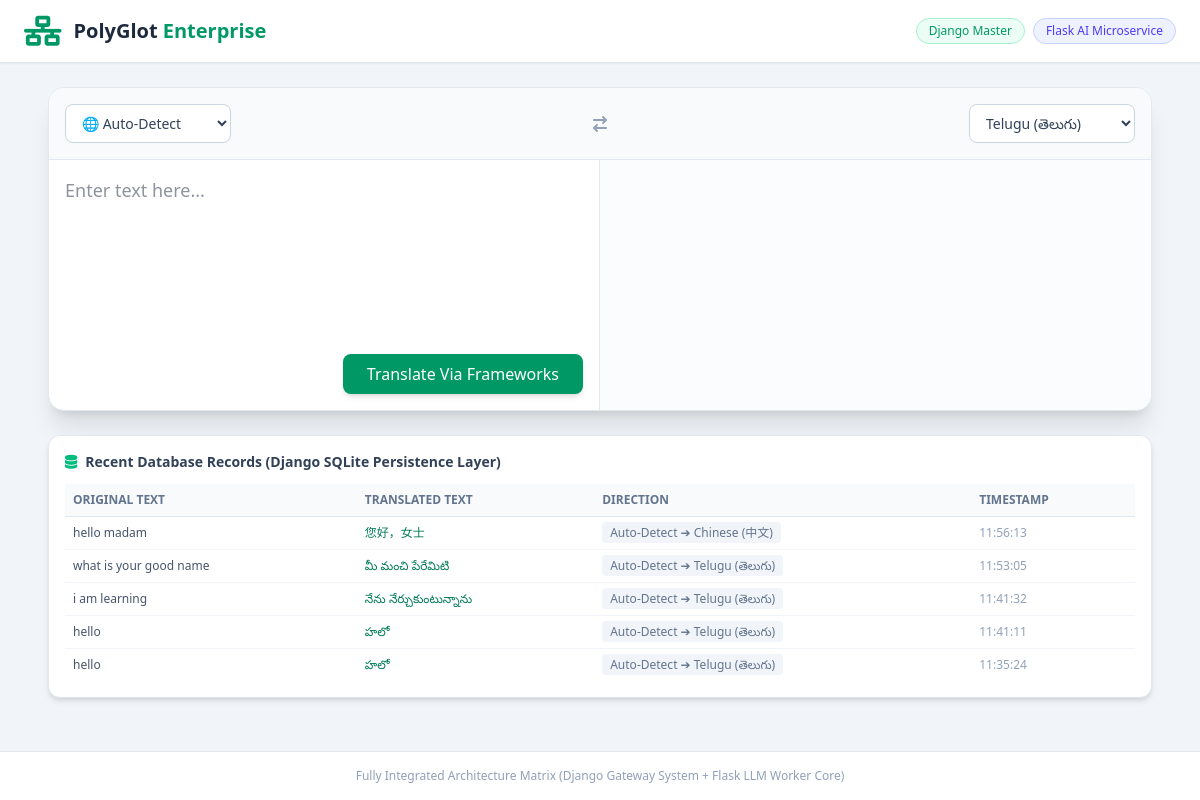
Before: / with the older database file.
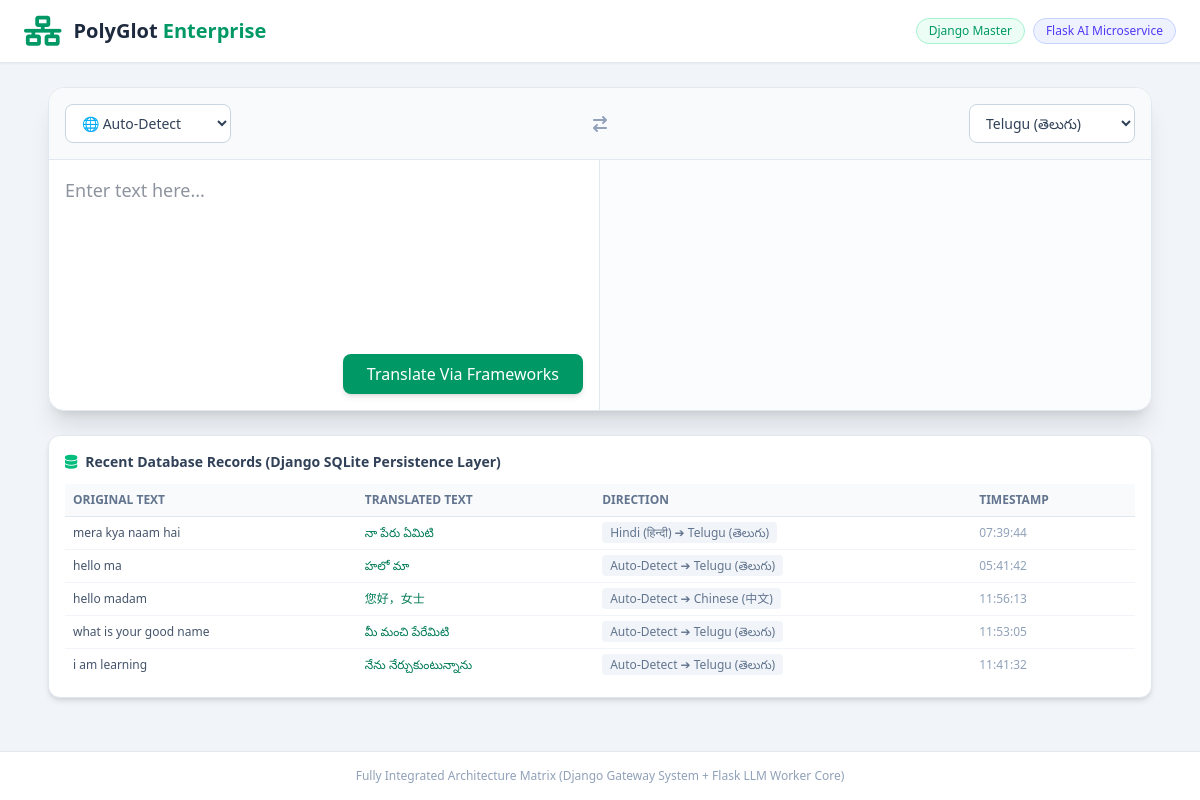
After: the same page with the newer database file.
### translator/models.py (models this page shows, shortened)
class TranslationHistory(models.Model):
    original_text = models.TextField()
    translated_text = models.TextField()
    source_language = models.CharField(max_length=50)
    target_language = models.CharField(max_length=50)
    created_at = models.DateTimeField(auto_now_add=True)

### translator/views.py (the view)
# urls.py: path('', views.home, name='home'),
def home(request):
    languages = [
        {'code': 'en', 'name': 'English'},
        {'code': 'te', 'name': 'Telugu (తెలుగు)'},
        {'code': 'hi', 'name': 'Hindi (हिन्दी)'},
        {'code': 'es', 'name': 'Spanish (Español)'},
        {'code': 'fr', 'name': 'French (Français)'},
        {'code': 'de', 'name': 'German (Deutsch)'},
        {'code': 'ja', 'name': 'Japanese (日本語)'},
        {'code': 'zh', 'name': 'Chinese (中文)'},
        {'code': 'ar', 'name': 'Arabic (العربية)'}
    ]
    history = TranslationHistory.objects.all().order_by('-created_at')[:5]
    return render(request, 'translator/index.html', {'languages': languages, 'history': history})

### translator/templates/translator/index.html (shortened to what this page needs)
<!DOCTYPE html>
<html lang="en">
<head>
    <script src="https://cdn.jsdelivr.net/npm/@tailwindcss/browser@4"></script>
    <link rel="stylesheet" href="https://cdnjs.cloudflare.com/ajax/libs/font-awesome/6.4.0/css/all.min.css">
</head>
<body class="bg-slate-100 min-h-screen flex flex-col justify-between font-sans">
    <header class="bg-white shadow-xs border-b border-slate-200 py-4 px-6">
        <div class="max-w-6xl mx-auto flex items-center justify-between">
            <div class="flex items-center space-x-3">
                <i class="fa-solid fa-network-wired text-emerald-600 text-3xl"></i>
                <h1 class="text-xl font-bold text-slate-800">PolyGlot <span class="text-emerald-600">Enterprise</span></h1>
            </div>
            <div class="flex space-x-2">
                <span class="text-xs bg-emerald-50 text-emerald-600 px-3 py-1 rounded-full font-medium border border-emerald-200">Django Master</span>
                <span class="text-xs bg-indigo-50 text-indigo-600 px-3 py-1 rounded-full font-medium border border-indigo-200">Flask AI Microservice</span>
            </div>
        </div>
    </header>
    <main class="flex-grow max-w-6xl w-full mx-auto p-4 md:p-6 space-y-6">
        <div class="bg-white rounded-2xl shadow-xl border border-slate-200 overflow-hidden">
            <div class="bg-slate-50 border-b border-slate-200 p-4 flex justify-between items-center">
                <select id="sourceLang" class="bg-white border border-slate-300 rounded-lg px-3 py-2 text-sm text-slate-700">
                    <option value="Auto-Detect">🌐 Auto-Detect</option>
                </select>
                <i class="fa-solid fa-arrow-right-arrow-left text-slate-400"></i>
                <select id="targetLang" class="bg-white border border-slate-300 rounded-lg px-3 py-2 text-sm text-slate-700">
                    {% for lang in languages %}
                    <option value="{{ lang.name }}" {% if lang.code == 'te' %}selected{% endif %}>{{ lang.name }}</option>
                    {% endfor %}
                </select>
            </div>
            <div class="grid grid-cols-1 md:grid-cols-2 divide-y md:divide-y-0 md:divide-x divide-slate-200 min-h-[250px]">
                <div class="p-4 flex flex-col justify-between">
                    <textarea id="inputText" placeholder="Enter text here..." class="w-full h-40 resize-none border-0 focus:outline-hidden text-lg text-slate-800"></textarea>
                    <div class="flex justify-end pt-2">
                        <button id="translateBtn" class="bg-emerald-600 hover:bg-emerald-700 text-white font-medium px-6 py-2 rounded-lg transition shadow-md">
                            Translate Via Frameworks
                        </button>
                    </div>
                </div>
                <div class="p-4 bg-slate-50/50 flex flex-col justify-between relative">
                    <div id="outputText" class="w-full h-40 text-lg text-slate-800 overflow-y-auto whitespace-pre-wrap"></div>
                </div>
            </div>
        </div>
        <div class="bg-white rounded-xl shadow-md border border-slate-200 p-4">
            <h3 class="text-sm font-semibold text-slate-700 mb-3 flex items-center space-x-2">
                <i class="fa-solid fa-database text-emerald-500"></i>
                <span>Recent Database Records (Django SQLite Persistence Layer)</span>
            </h3>
            <div class="overflow-x-auto">
                <table class="w-full text-left border-collapse text-xs">
                    <thead>
                        <tr class="bg-slate-50 text-slate-500 uppercase border-b border-slate-200">
                            <th class="p-2">Original Text</th>
                            <th class="p-2">Translated Text</th>
                            <th class="p-2">Direction</th>
                            <th class="p-2">Timestamp</th>
                        </tr>
                    </thead>
                    <tbody id="historyTableBody" class="divide-y divide-slate-100 text-slate-600">
                        {% for item in history %}
                        <tr>
                            <td class="p-2 truncate max-w-xs">{{ item.original_text }}</td>
                            <td class="p-2 font-medium text-emerald-700 truncate max-w-xs">{{ item.translated_text }}</td>
                            <td class="p-2"><span class="bg-slate-100 px-2 py-0.5 rounded text-slate-500">{{ item.source_language }} ➔ {{ item.target_language }}</span></td>
                            <td class="p-2 text-slate-400">{{ item.created_at|date:"H:i:s" }}</td>
                        </tr>
                        {% empty %}
                        <tr>
                            <td colspan="4" class="p-4 text-center text-slate-400">No logs found in SQLite file database. Run a translation to trigger state write.</td>
                        </tr>
                        {% endfor %}
                    </tbody>
                </table>
            </div>
        </div>
    </main>
    <footer class="text-center py-4 text-xs text-slate-400 border-t border-slate-200 bg-white">
        Fully Integrated Architecture Matrix (Django Gateway System + Flask LLM Worker Core)
    </footer>
</body>
</html>

Changed rows visible on the page:
no longer on this page (row unchanged): TranslationHistory: original_text "hello", translated_text "హలో", source_language "Auto-Detect", target_language "Telugu (తెలుగు)", created_at "11:41:11"
no longer on this page (row unchanged): TranslationHistory: original_text "hello", translated_text "హలో", source_language "Auto-Detect", target_language "Telugu (తెలుగు)", created_at "11:35:24"
added TranslationHistory: original_text "mera kya naam hai", translated_text "నా పేరు ఏమిటి", source_language "Hindi (हिन्दी)", target_language "Telugu (తెలుగు)", created_at "07:39:44"
added TranslationHistory: original_text "hello ma", translated_text "హలో మా", source_language "Auto-Detect", target_language "Telugu (తెలుగు)", created_at "05:41:42"
